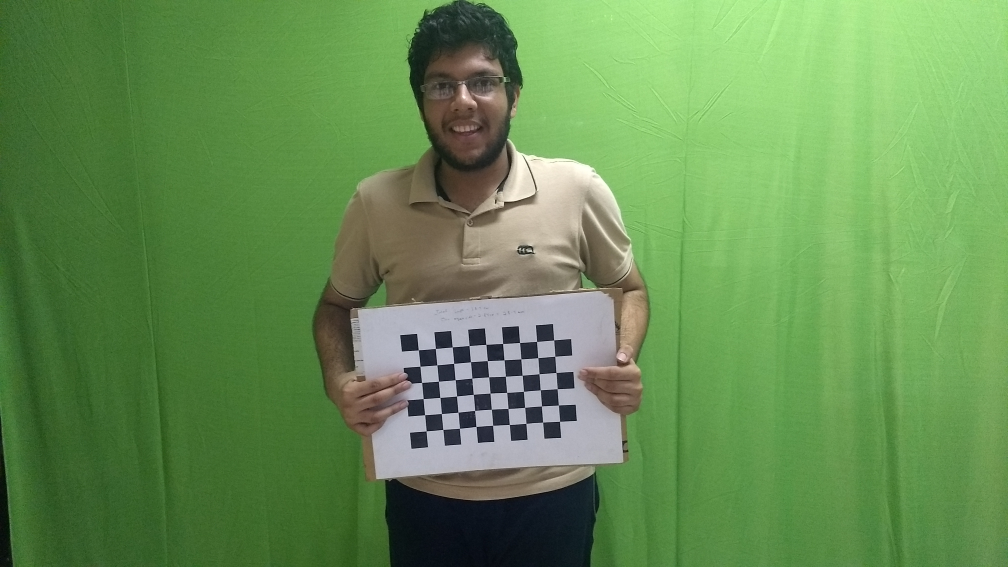
#> input picture Images/Ankesh1.JPG, 4032 x 2268 px (shown at 1/4 size)
$ python code2.py --image1 ../Images/Ankesh1.JPG --image2 ../Images/ankesh2.JPG --image3 ../Images/ankesh2.JPG --affine_mode ../Images/ankesh2.JPG
#> lines starting #> are read from the running program, lines starting #| are printed output that depends on the picture
### src/segment.py
import cv2
import numpy as np
import argparse
import time
import sys
def segment_ycrcb(orig, params, tola, tolb):
    ycrcb_im = cv2.cvtColor(orig, cv2.COLOR_BGR2YCR_CB)
    Cb_key, Cr_key = params
    blue = ycrcb_im[:, :, 2]
    red = ycrcb_im[:, :, 1]

    diffbsq = (blue - Cb_key)**2
    diffrsq = (red - Cr_key)**2
    dist = np.sqrt(diffbsq + diffrsq).astype(np.float32)

    mask = ((dist - tola) / (tolb - tola)).astype(np.float32)
    mask[dist < tola] = 0.0
    mask[dist > tolb] = 1.0
    return mask


def get_region(img):
    # [5 lines of commented-out code are left out]
    r=(80,80,100,100)
    cv2.destroyAllWindows()
    return r


def get_params_ycrcb(img, region):
    ycrcb_img = cv2.cvtColor(img, cv2.COLOR_BGR2YCR_CB).astype(np.float32)
    cv2.destroyAllWindows()
    r = [int(x) for x in region]
    region = ycrcb_img[int(region[1]):int(
        region[1] + region[3]), int(region[0]):int(region[0] + region[2])]
    y_mean, Cr_mean, Cb_mean = np.mean(region, axis=(0, 1))
    y_std, Cr_std, Cb_std = np.std(region, axis=(0, 1))
    return [Cb_mean, Cr_mean]


def get_params_hls(img, region):
    hls_img = cv2.cvtColor(img, cv2.COLOR_BGR2HLS).astype(np.float32)
    r = [int(x) for x in region]
    region = hls_img[int(region[1]):int(region[1] + region[3]),
                     int(region[0]):int(region[0] + region[2])]
    h_mean, l_mean, s_mean = np.mean(region, axis=(0, 1))
    h_std, l_std, s_std = np.std(region, axis=(0, 1))
    return [h_mean, h_std, l_mean, l_std, s_mean, s_std]


# [6 lines left out: function brighten, not called in this run]


def mod_mask(mask, low, high):
    mask = mask.copy()
    mask[mask > high] = 1.0
    mask[mask < low] = 0.0
    return mask


# def get_mask(img, bg, param_ycrcb, param_hls, tola=16, tolb=50, low_thresh=0.05, high_thresh=0.25, alpha=1.0, beta=0.0, gamma=1.0, sz=5, space=200, erode_sz=3):
def get_mask(img,param_ycrcb, tola=16, tolb=50, low_thresh=0.05, high_thresh=0.25, sz=5, space=200,erode_sz=2):
    ##ENSURE THAT param_ycrcb and param_hls correspond to brigthened img

    #     brimg = brighten(img,alpha,beta,gamma)
    brimg = img

    if not (sz<=0 or space<=1):
        brimg = cv2.bilateralFilter(brimg, sz, space, space)

    mask = segment_ycrcb(brimg, param_ycrcb, tola, tolb)
    mask = mod_mask(mask, low_thresh, high_thresh)

    if not(erode_sz <= 1):
        kernel = np.ones((erode_sz,erode_sz),np.uint8)
        mask = cv2.erode(mask,kernel,iterations = 1)
    return mask
# [12 lines left out: functions get_bgra, write_alpha_img, not called in this run]
def get_key_param(img):
    key_region = get_region(img)
    ycrcb = get_params_ycrcb(img, key_region)
    hls = get_params_hls(img, key_region)
    return (ycrcb, hls)
def segmenter(img):
    # green_img_path = sys.argv[1]
    # img = cv2.imread(green_img_path)
    print (img.shape)
    # exit(1)
    key_param = get_key_param(img)
    cv2.namedWindow('controls')
    def nothing(gyxfdd):
        pass

    cv2.createTrackbar('Keying tol low', 'controls', 23 , 100, nothing)
    cv2.createTrackbar('Keying tol high', 'controls', 50, 200, nothing)
    cv2.createTrackbar('Mask low Thresh (x100)', 'controls', 5, 100, nothing)
    cv2.createTrackbar('Mask high Thresh (x100)', 'controls', 25, 100, nothing)
    cv2.createTrackbar('Erode size', 'controls', 3, 10, nothing)
    cv2.createTrackbar('BiLat size', 'controls', 5, 100, nothing)
    cv2.createTrackbar('BiLat space', 'controls', 200, 500, nothing)
    cv2.createTrackbar('Sat mul low', 'controls', 5, 100, nothing)
    cv2.createTrackbar('Sat mul high', 'controls', 7, 100, nothing)
    cv2.createTrackbar('Light mask strength', 'controls', 20, 100, nothing)
    cv2.createTrackbar('Light mask size', 'controls', 3, 20, nothing)
    # cv2.imshow("nn",img)
    # cv2.waitKey(0)

    # while True:
    tola = cv2.getTrackbarPos('Keying tol low', 'controls')
    tolb = cv2.getTrackbarPos('Keying tol high', 'controls')
    low_thresh = cv2.getTrackbarPos('Mask low Thresh (x100)', 'controls')/100
    high_thresh = cv2.getTrackbarPos('Mask high Thresh (x100)', 'controls')/100
    erode_sz = cv2.getTrackbarPos('Erode size', 'controls')
    sz = cv2.getTrackbarPos('BiLat size', 'controls')
    space  = cv2.getTrackbarPos('BiLat space', 'controls')
    sat_mul_lo  = cv2.getTrackbarPos('Sat mul low', 'controls')
    sat_mul_hi  = cv2.getTrackbarPos('Sat mul high', 'controls')
    scale_blur  = cv2.getTrackbarPos('Light mask strength', 'controls')
    blur_size  = cv2.getTrackbarPos('Light mask size', 'controls')

    key_mask = get_mask( img, key_param[0], tola, tolb, low_thresh, high_thresh, sz, space, erode_sz)
        # cv2.imshow("image",key_mask*255)
        # cv2.waitKey(300)
    cv2.imwrite('lolu.jpg',key_mask*255)
    return key_mask*255

# [2 lines that do not run on import are left out]

### src/code2.py
import argparse
import cv2
import numpy as np
import matplotlib.pyplot as plt
import math
import sys
import segment

# initialize the list of reference points and boolean indicating
# whether cropping is being performed or not
refPt = []
r1=5 #for affine correction
r2=2 #for measurement
ref_ht=2.84
rectangle_row=9
rectangle_col=6
# square_size=int(r+1)
criteria = (cv2.TERM_CRITERIA_EPS + cv2.TERM_CRITERIA_MAX_ITER, 30, 0.001)
metre_pixel_x=0
metre_pixel_y=0
window_name1="image"
draw_radius=10

# [5 lines left out: function squ_point, not called in this run]

def click_and_crop(event, x, y, flags, param):
	# grab references to the global variables
	global refPt, cropping


# returns real-world distance between 2 points selected in image
# [25 lines left out: function get_distance, not called in this run]

def get_points(img):
    points= []
    img_to_show = img.copy()
    # [4 lines left out: function draw_circle, not called in this run]
    cv2.namedWindow('image',cv2.WINDOW_NORMAL)
    cv2.resizeWindow('image', img.shape[0],img.shape[1])
    cv2.setMouseCallback('image',draw_circle)
    while(1):
        cv2.imshow('image',img_to_show)
        k = cv2.waitKey(20) & 0xFF
        if k == 27:
            break
    cv2.destroyAllWindows()
    return points

# [13 lines left out: functions get_real_world_distance, get_waist, not called in this run]


# returns 4 points at square_size of checkboard
def chess_board_corners(image,gray,r):
	square_size=int(r+1)
	ret, corners = cv2.findChessboardCorners(image, (rectangle_row,rectangle_col),None)
	# corners2 = cv2.cornerSubPix(gray,corners,(11,11),(-1,-1),criteria)
	# Uncomment for old opencv version

	cv2.cornerSubPix(gray,corners,(11,11),(-1,-1),criteria)
	# New version does inplace
	corners2=corners
	coordinates=[]
	coordinates.append((corners2[0,0,0],corners2[0,0,1]))
	coordinates.append((corners2[square_size-1,0,0],corners2[square_size-1,0,1]))
	coordinates.append((corners2[rectangle_row*(square_size-1),0,0],corners2[rectangle_row*(square_size-1),0,1]))
	coordinates.append((corners2[rectangle_row*(square_size-1)+square_size-1,0,0],corners2[rectangle_row*(square_size-1)+square_size-1,0,1]))
	return coordinates
	# print coordinates

# receives an image and performs affine transform using chess_board_corners
# [106 lines left out: functions affine_correct_params, affine_correct, grub_cut, drawCircle, getHeadPoint, first_sharp_fall and 1 more, not called in this run]


def analyze_chessboard(image,affine_correct_flag):
	clone = image.copy()
	gray = cv2.cvtColor(image,cv2.COLOR_BGR2GRAY)
	# cv2.setMouseCallback(window_name1, click_and_crop)

	dst=np.copy(image) # created to ease affine_correct mode
	affine_correct_parameters=None
	if (affine_correct_flag=='True'):
		affine_correct_parameters=affine_correct_params(dst)

	gray2 = cv2.cvtColor(dst,cv2.COLOR_BGR2GRAY)
	temp=chess_board_corners(dst,gray2,r2)

	ret, corners = cv2.findChessboardCorners(dst, (rectangle_row,rectangle_col),None)

	# corners2 = cv2.cornerSubPix(gray2,corners,(11,11),(-1,-1),criteria)
	# dst = cv2.drawChessboardCorners(dst, (9,6), corners2, ret)
	# Uncomment this for old version and comment next 2

	cv2.cornerSubPix(gray2,corners,(11,11),(-1,-1),criteria)
	cv2.drawChessboardCorners(dst, (9,6), corners, ret)

	metre_pixel_x=(r2*ref_ht)/(abs(temp[0][0]-temp[1][0]))
	metre_pixel_y=(r2*ref_ht)/(abs(temp[0][1]-temp[2][1]))

	coordinate=[temp[0],temp[1]]
	# 6X6 square co-ord
	sep=((coordinate[1][0]-coordinate[0][0])/6.0)*9.0

	coordinate[0]=(max(0,int(coordinate[0][0]-2*sep)),0)
	coordinate[1]=(min(dst.shape[1],int(coordinate[1][0]+3.5*sep)),dst.shape[0])
	return metre_pixel_x,metre_pixel_y,coordinate,affine_correct_parameters

def getDistance(p1,p2):
	return (p1[0]-p2[0],p1[1]-p2[1])

def pixel_to_distance(p1,mx,my):
	return math.sqrt((p1[0]*mx)**2+(p1[1]*my)**2)

# [14 lines left out: function detect_point_and_ask_user, not called in this run]


def measure_distance(segmented_image,segmented_arm_image,arm_spread_image,waist_image,image,metre_pixel_x,metre_pixel_y):
	# print metre_pixel_x
	# print metre_pixel_y
	waist_a = get_points(arm_spread_image)
	waist_b = get_points(waist_image)
	dist1=getDistance(waist_a[0],waist_a[1])
	dist1=pixel_to_distance(dist1,metre_pixel_x,metre_pixel_y)
	dist2=getDistance(waist_b[0],waist_b[1])
	dist2=pixel_to_distance(dist2,metre_pixel_x,metre_pixel_y)
	dist1 = dist1/2
	dist2 = dist2/2
	perimeter = 2 * 3.1415 * math.sqrt((dist1*dist1 + dist2*dist2)/2)
	print ("waist",perimeter)

	head_pt = getHeadPoint(segmented_image)
	# segmented_image = drawCircle(segmented_image, (head_pt[0],head_pt[1]), draw_radius)
	image = drawCircle(image, (head_pt[0],head_pt[1]), draw_radius)
	cv2.imwrite('detected2.jpg', segmented_image)

	left_fall_lambda=lambda img,point0,point1:first_sharp_fall(img,point0,point1,-2,6.5)
	right_fall_lambda=lambda img,point0,point1:first_sharp_fall(img,point0,point1,2,7)
	image,left_fall,right_fall=detect_point_and_ask_user(image,segmented_image,head_pt,head_pt,left_fall_lambda,right_fall_lambda)

	left_shoulder_lambda=lambda img,point0,point1:first_sharp_fall(img,point0,point1,-20,1.5)
	right_shoulder_lambda=lambda img,point0,point1:first_sharp_fall(img,point0,point1,20,1.5)
	image,left_shoulder,right_shoulder=detect_point_and_ask_user(image,segmented_image,left_fall,right_fall,left_shoulder_lambda,right_shoulder_lambda)

	dist1=getDistance(left_shoulder,left_fall)
	dist1=pixel_to_distance(dist1,metre_pixel_x,metre_pixel_y)
	dist2=getDistance(right_shoulder,right_fall)
	dist2=pixel_to_distance(dist2,metre_pixel_x,metre_pixel_y)
	dist3=getDistance(left_fall,right_fall)
	dist3=pixel_to_distance(dist3,metre_pixel_x,metre_pixel_y)
	dist_ans=dist1+dist2+dist3
	dist_tuple=dist1,dist2,dist3
	# print "Shoulder Length",dist

	head_pt = getHeadPoint(segmented_arm_image)
	arm_spread_image = drawCircle(arm_spread_image, (head_pt[0],head_pt[1]), draw_radius)
	cv2.imwrite('detected2.jpg', segmented_arm_image)
	# segmented_arm_image = drawCircle(segmented_arm_image, (head_pt[0],head_pt[1]), draw_radius)
	arm_spread_image,left_fall,right_fall=detect_point_and_ask_user(arm_spread_image,segmented_arm_image,head_pt,head_pt,left_fall_lambda,right_fall_lambda)
	arm_spread_image,left_shoulder,right_shoulder=detect_point_and_ask_user(arm_spread_image,segmented_arm_image,left_fall,right_fall,left_shoulder_lambda,right_shoulder_lambda)


	temp_img=np.copy(arm_spread_image)
	left_wrist,right_wrist = get_wrist(segmented_arm_image)
	arm_spread_image = drawCircle(arm_spread_image, (left_wrist[0], left_wrist[1]), draw_radius)
	arm_spread_image = drawCircle(arm_spread_image, (right_wrist[0], right_wrist[1]), draw_radius)
	points = get_points(arm_spread_image)
	if len(points) != 0:
		left_wrist = points[0]
		right_wrist = points[1]
		arm_spread_image=temp_img
		arm_spread_image = drawCircle(arm_spread_image, (left_wrist[0], left_wrist[1]), draw_radius)
		arm_spread_image = drawCircle(arm_spread_image, (right_wrist[0], right_wrist[1]), draw_radius)

	cv2.imwrite('detected.jpg', segmented_arm_image)


	dist1=getDistance(left_shoulder,left_fall)
	dist1=pixel_to_distance(dist1,metre_pixel_x,metre_pixel_y)
	dist2=getDistance(right_shoulder,right_fall)
	dist2=pixel_to_distance(dist2,metre_pixel_x,metre_pixel_y)
	dist3=getDistance(left_fall,right_fall)
	dist3=pixel_to_distance(dist3,metre_pixel_x,metre_pixel_y)

	dist4=getDistance(left_wrist,left_shoulder)
	dist4=pixel_to_distance(dist4,metre_pixel_x,metre_pixel_y)
	dist5=getDistance(right_wrist,right_shoulder)
	dist5=pixel_to_distance(dist5,metre_pixel_x,metre_pixel_y)
	dist_sleeve = (dist5+dist4)/2.0
	dist=dist1+dist2+dist3
	dist_tuple=dist1,dist2,dist3
	print ("Shoulder Length",(dist+dist_ans)/2)
	print ("Sleeve Length", (dist4+dist5)/2)


def main():

	ap = argparse.ArgumentParser()
	ap.add_argument("-i1", "--image1", required=True, help="Path to the checkboard_image")
	ap.add_argument("-i2", "--image2", required=True, help="Path to the arm_spread_image")
	ap.add_argument("-i3", "--image3", required=True, help="Path to the waist_image")
	ap.add_argument("-a", "--affine_mode", required=True, help="To perform Affine Corrections")
	args = vars(ap.parse_args())

	# load the image, clone it, and setup the mouse callback function
	image = cv2.imread(args["image1"])
#> image is the input picture: shape (2268, 4032, 3); mean B, G, R 83.2, 143.2, 102.5
	arm_spread_image=cv2.imread(args["image2"])
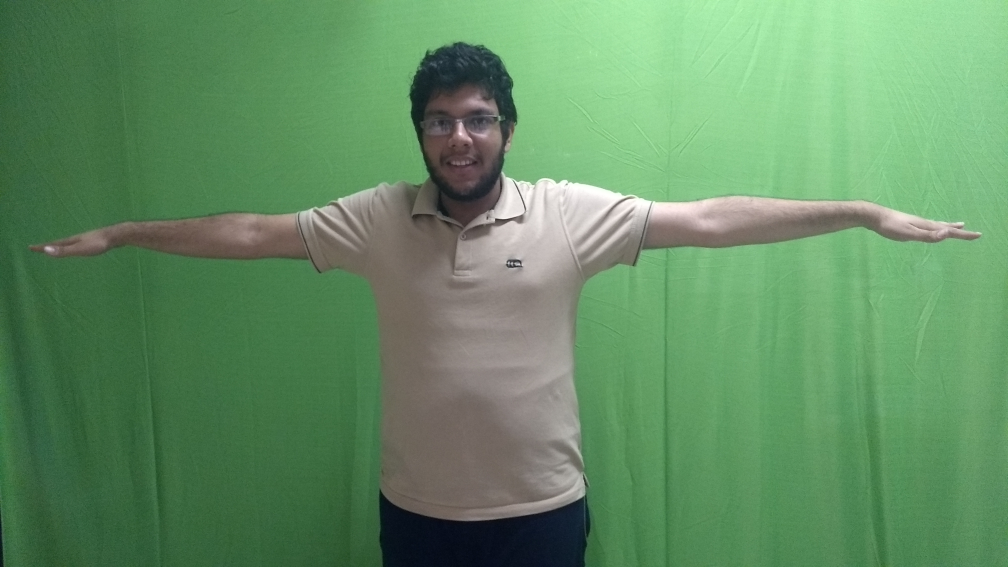
#> input picture Images/ankesh2.JPG, 4032 x 2268 px (shown at 1/4 size)
#> arm_spread_image is the input picture: shape (2268, 4032, 3); mean B, G, R 100.3, 143, 99.6
	waist_image = cv2.imread(args["image3"])

	affine_correct_flag= (args["affine_mode"])

	metre_pixel_x,metre_pixel_y,coordinate,affine_correct_parameters=analyze_chessboard(image,affine_correct_flag)
#> in analyze_chessboard, `gray = cv2.cvtColor(image,cv2.COLOR_BGR2GRAY)`:
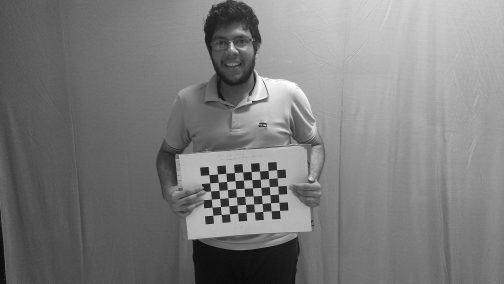
#> gray: shape (2268, 4032) (shown at 1/8 size); min 0, max 254, mean 124.2
#> in chess_board_corners, `ret, corners = cv2.findChessboardCorners(image, (rectangle_row,rectang..`: ret = True; corners = 54 rows, first 8: [1675.1, 1401.4], [1742.8, 1395.3], [1810.3, 1389.1], [1878.1, 1383.8], [1945.2, 1378.7], [2012.3, 1375.4], [2079.6, 1371.5], [2147.5, 1367.2]
#> in chess_board_corners, `corners2=corners`: corners2 = 54 rows, first 8: [1674.6, 1401.1], [1743, 1395.3], [1810.3, 1389.2], [1877.7, 1383.7], [1945.1, 1378.7], [2012.3, 1375.4], [2079.6, 1371.5], [2148, 1367]
#> in analyze_chessboard, `temp=chess_board_corners(dst,gray2,r2)`: temp = [(1674.6, 1401.1), (1810.3, 1389.2), (1687.7, 1531.3), (1822.1, 1520.4)]
#> in analyze_chessboard, `ret, corners = cv2.findChessboardCorners(dst, (rectangle_row,rectangle..`: ret = True
#> in analyze_chessboard, `metre_pixel_x=(r2*ref_ht)/(abs(temp[0][0]-temp[1][0]))`: metre_pixel_x = 0.0419
#> in analyze_chessboard, `metre_pixel_y=(r2*ref_ht)/(abs(temp[0][1]-temp[2][1]))`: metre_pixel_y = 0.0436
#> in analyze_chessboard, `coordinate=[temp[0],temp[1]]`: coordinate = [(1674.6, 1401.1), (1810.3, 1389.2)]
#> in analyze_chessboard, `sep=((coordinate[1][0]-coordinate[0][0])/6.0)*9.0`: sep = 203.5
#> metre_pixel_x = 0.0419; metre_pixel_y = 0.0436; coordinate = [(1267, 0), (2522, 2268)]

	segmented_image=segment.segmenter(image)
#| (2268, 4032, 3)
#> in get_key_param, `key_region = get_region(img)`: key_region = (80, 80, 100, 100)
#> in get_params_ycrcb, `ycrcb_img = cv2.cvtColor(img, cv2.COLOR_BGR2YCR_CB).astype(np.float32)`:
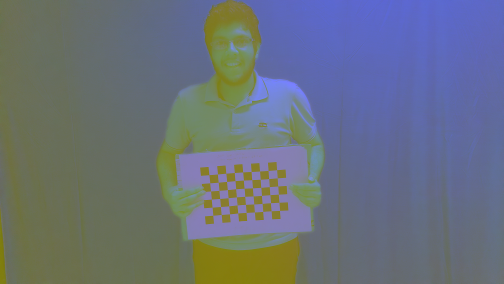
#> ycrcb_img: shape (2268, 4032, 3) float32 (shown at 1/8 size); mean B, G, R 123.7, 116.3, 112.9
#> in get_params_ycrcb, `r = [int(x) for x in region]`: r = [80, 80, 100, 100]
#> in get_params_ycrcb, `y_mean, Cr_mean, Cb_mean = np.mean(region, axis=(0, 1))`: y_mean = 88.28; Cr_mean = 110.7; Cb_mean = 107.2
#> in get_params_ycrcb, `y_std, Cr_std, Cb_std = np.std(region, axis=(0, 1))`: y_std = 6.01; Cr_std = 0.538; Cb_std = 0.709
#> in get_key_param, `ycrcb = get_params_ycrcb(img, key_region)`: ycrcb = [107.2, 110.7]
#> in get_params_hls, `hls_img = cv2.cvtColor(img, cv2.COLOR_BGR2HLS).astype(np.float32)`:
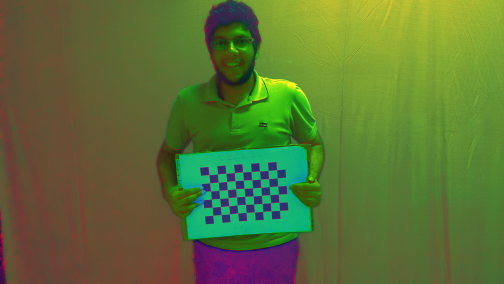
#> hls_img: shape (2268, 4032, 3) float32 (shown at 1/8 size); mean B, G, R 56.2, 113.3, 91.9
#> in get_params_hls, `r = [int(x) for x in region]`: r = [80, 80, 100, 100]
#> in get_params_hls, `h_mean, l_mean, s_mean = np.mean(region, axis=(0, 1))`: h_mean = 53.52; l_mean = 79.69; s_mean = 89.91
#> in get_params_hls, `h_std, l_std, s_std = np.std(region, axis=(0, 1))`: h_std = 0.786; l_std = 6.03; s_std = 7.9
#> in get_key_param, `hls = get_params_hls(img, key_region)`: hls = [53.52, 0.786, 79.69, 6.03, 89.91, 7.9]
#> in segmenter, `key_param = get_key_param(img)`: key_param = ([107.2, 110.7], [53.52, 0.786, 79.69, 6.03, 89.91, 7.9])
#> in segment_ycrcb, `Cb_key, Cr_key = params`: Cb_key = 107.2; Cr_key = 110.7
	print ("Segmentation Completed 1")

	segmented_arm_image=segment.segmenter(arm_spread_image)
#| (2268, 4032, 3)
#> call 2 of get_params_ycrcb, with region = (80, 80, 100, 100)
#> in get_params_ycrcb (call 2), `region = ycrcb_img[int(region[1]):int( region[1] + region[3]), int(reg..`:
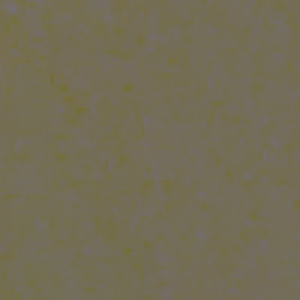
#> region: shape (100, 100, 3) float32 (shown 3 times larger); mean B, G, R 85.9, 109.2, 116.1
#> in get_params_ycrcb (call 2), `y_mean, Cr_mean, Cb_mean = np.mean(region, axis=(0, 1))`: y_mean = 85.92; Cr_mean = 109.2; Cb_mean = 116.1
#> in get_params_ycrcb (call 2), `y_std, Cr_std, Cb_std = np.std(region, axis=(0, 1))`: y_std = 6.22; Cr_std = 0.51; Cb_std = 0.659
#> call 2 of get_params_hls, with region = (80, 80, 100, 100)
#> in get_params_hls (call 2), `region = hls_img[int(region[1]):int(region[1] + region[3]), int(region..`:
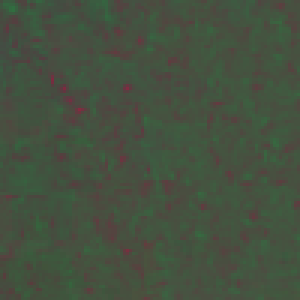
#> region: shape (100, 100, 3) float32 (shown 3 times larger); mean B, G, R 63.9, 81.4, 69.7
#> in get_params_hls (call 2), `h_mean, l_mean, s_mean = np.mean(region, axis=(0, 1))`: h_mean = 63.91; l_mean = 81.42; s_mean = 69.72
#> in get_params_hls (call 2), `h_std, l_std, s_std = np.std(region, axis=(0, 1))`: h_std = 0.936; l_std = 6.23; s_std = 5.98
#> in segmenter (call 2), `key_param = get_key_param(img)`: key_param = ([116.1, 109.2], [63.91, 0.936, 81.42, 6.23, 69.72, 5.98])
#> in segmenter (call 2), `cv2.imwrite('lolu.jpg',key_mask*255)`:
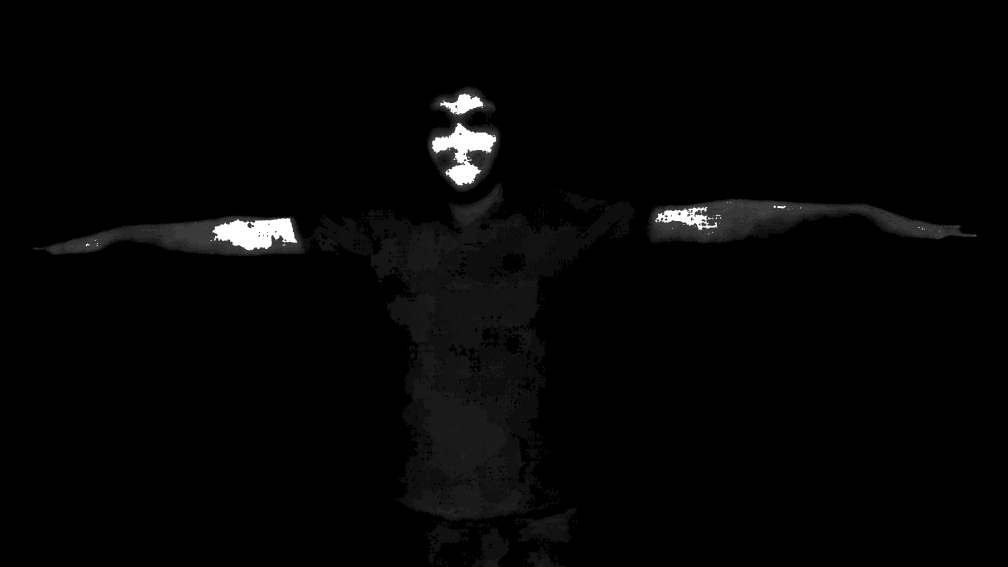
#> saved as lolu.jpg: shape (2268, 4032) (shown at 1/4 size); min 0, max 255, mean 4.7
	print ("Segmentation Completed 2")

	cv2.imwrite("first.jpg",segmented_image)
	cv2.imwrite("second.jpg",segmented_arm_image)


	block_cut = np.zeros(segmented_image.shape)
	block_cut[coordinate[0][1]:coordinate[1][1],coordinate[0][0]:coordinate[1][0]] = 1
	# segmented_image=segmented_image*block_cut

	if(affine_correct_flag=='True'):
		arm_spread_image=affine_correct(arm_spread_image,affine_correct_parameters)
		waist_image=affine_correct(waist_image,affine_correct_parameters)
		segmented_image=affine_correct(segmented_image,affine_correct_parameters)
		print ("Affine Corrected")

	measure_distance(segmented_image,segmented_arm_image,arm_spread_image,waist_image,image,metre_pixel_x,metre_pixel_y)
#> (key Esc is pressed here)
#> in measure_distance, `waist_a = get_points(arm_spread_image)`: waist_a = []
#> (key Enter is pressed here)

if __name__=="__main__":
#> (the run stopped early here; a loop or call above may not have finished)
